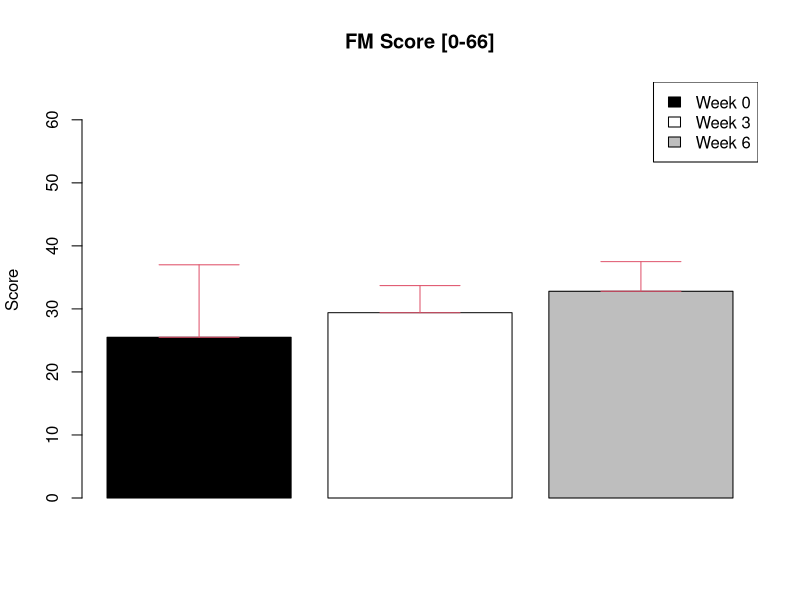

Here is the R script that generated this plot:
#read file 
data <- read.csv(file="FMScore.csv", head=TRUE, sep=",")

# get values from "data"
score <- data$Score
disc <- data$Discrepancy

# declare a new plot and plot the barplot
plot.new()
x <- barplot(score, main="FM Score [0-66]", ylab="Score", ylim=range(0:66), col=c("black", "white", "grey"))

# plotting error bars
xHigh <- x
xLow <- x
yHigh <- score + disc
yLow <- score
arrows(xHigh, yHigh, xLow, yLow, col=2, angle=90, length=0.4, code=3)

# insert legend
legend("topright", legend=data$Week, fill=c("black","white","grey"), xjust=1, yjust=1)
